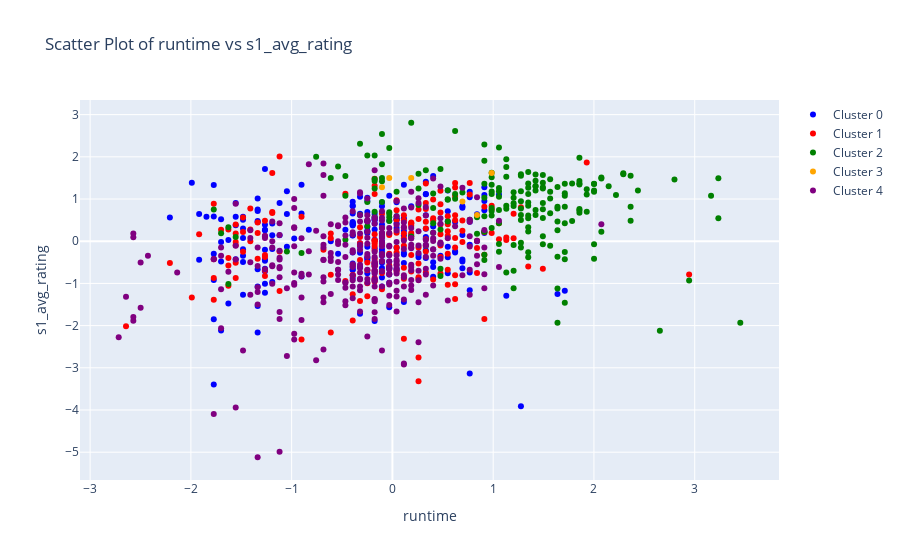
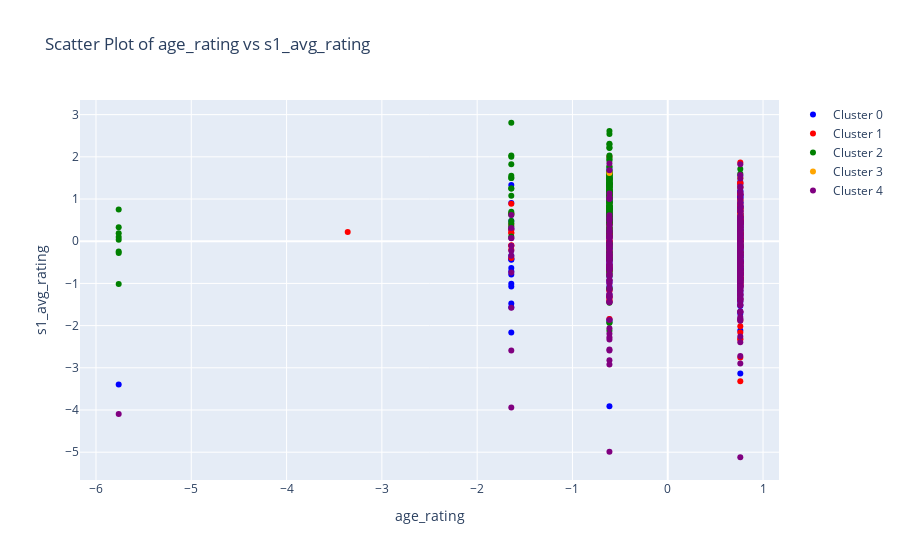
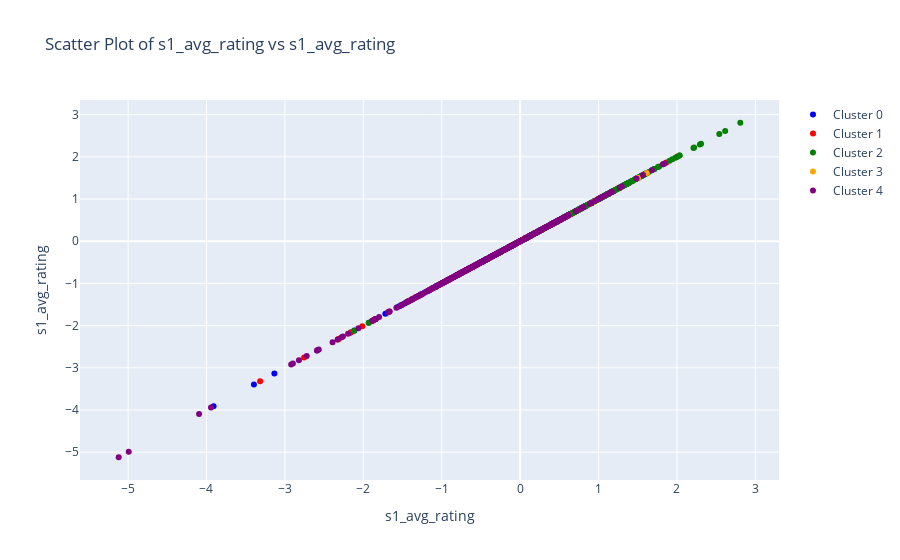
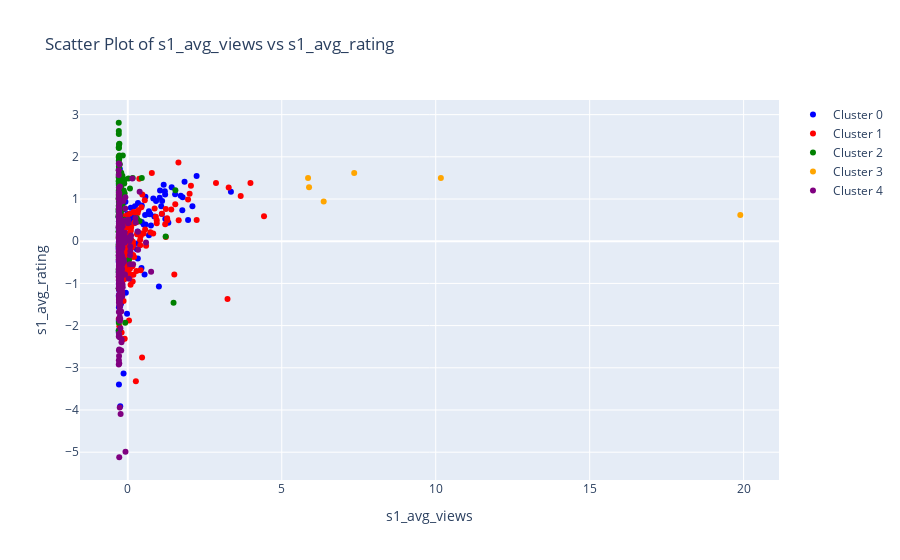

Notebook code for these charts, in order:
### Markdown cell above
### 군집3번 뭐하나가 이상하다 -> 이상치?

### Code cell
import plotly.graph_objects as go

# Create a list of variable names
variable_names = ['runtime', 'age_rating', 's1_avg_rating', 's1_avg_views', 's1_retention_rate', 'term', 'production_country_encoded']

# Define colors for each cluster
colors = ['blue', 'red', 'green', 'orange', 'purple']

# Loop through each variable and create a scatter plot for each cluster
for variable in variable_names:
    # Create an empty figure
    fig = go.Figure()

    # Loop through each cluster
    for i in range(5):  # 클러스터 개수에 맞게 수정 (여기서는 5개의 클러스터를 가정)
        # Filter data for the current cluster
        cluster_data = df_scaled_df[df_scaled_df['cluster'] == i]

        # Add scatter trace for the current cluster and variable
        fig.add_trace(go.Scatter(
            x=cluster_data[variable],
            y=cluster_data['s1_avg_rating'],
            mode='markers',
            marker=dict(color=colors[i]),
            name=f'Cluster {i}'
        ))

    # Set layout for the plot
    fig.update_layout(
        title=f"Scatter Plot of {variable} vs s1_avg_rating",
        xaxis=dict(title=variable),
        yaxis=dict(title='s1_avg_rating')
    )

    # Show plot
    fig.show()

### Figure 1 — Plotly figure (JSON) as saved in the notebook; plotly's stock layout.template omitted (floating-point values rounded to 4 significant figures; data arrays with more than 128 entries replaced by an {"elided": "..."} marker saying what was removed)
{"data": [{"marker": {"color": "blue"}, "mode": "markers", "name": "Cluster 0", "type": "scatter", "x": {"elided": "206 float values"}, "y": {"elided": "206 float values"}}, {"marker": {"color": "red"}, "mode": "markers", "name": "Cluster 1", "type": "scatter", "x": {"elided": "186 float values"}, "y": {"elided": "186 float values"}}, {"marker": {"color": "green"}, "mode": "markers", "name": "Cluster 2", "type": "scatter", "x": {"elided": "195 float values"}, "y": {"elided": "195 float values"}}, {"marker": {"color": "orange"}, "mode": "markers", "name": "Cluster 3", "type": "scatter", "x": [-0.1037, -0.03111, 0.9849, 0.6946, 0.1866, 0.8397], "y": [1.281, 1.501, 1.617, 0.9402, 1.501, 0.6213]}, {"marker": {"color": "purple"}, "mode": "markers", "name": "Cluster 4", "type": "scatter", "x": {"elided": "312 float values"}, "y": {"elided": "312 float values"}}], "layout": {"title": {"text": "Scatter Plot of runtime vs s1_avg_rating"}, "xaxis": {"title": {"text": "runtime"}}, "yaxis": {"title": {"text": "s1_avg_rating"}}}}

### Figure 2 — Plotly figure (JSON) as saved in the notebook; plotly's stock layout.template omitted (floating-point values rounded to 4 significant figures; data arrays with more than 128 entries replaced by an {"elided": "..."} marker saying what was removed)
{"data": [{"marker": {"color": "blue"}, "mode": "markers", "name": "Cluster 0", "type": "scatter", "x": {"elided": "206 float values"}, "y": {"elided": "206 float values"}}, {"marker": {"color": "red"}, "mode": "markers", "name": "Cluster 1", "type": "scatter", "x": {"elided": "186 float values"}, "y": {"elided": "186 float values"}}, {"marker": {"color": "green"}, "mode": "markers", "name": "Cluster 2", "type": "scatter", "x": {"elided": "195 float values"}, "y": {"elided": "195 float values"}}, {"marker": {"color": "orange"}, "mode": "markers", "name": "Cluster 3", "type": "scatter", "x": [0.7614, 0.7614, -0.6119, 0.7614, 0.7614, 0.7614], "y": [1.281, 1.501, 1.617, 0.9402, 1.501, 0.6213]}, {"marker": {"color": "purple"}, "mode": "markers", "name": "Cluster 4", "type": "scatter", "x": {"elided": "312 float values"}, "y": {"elided": "312 float values"}}], "layout": {"title": {"text": "Scatter Plot of age_rating vs s1_avg_rating"}, "xaxis": {"title": {"text": "age_rating"}}, "yaxis": {"title": {"text": "s1_avg_rating"}}}}

### Figure 3 — Plotly figure (JSON) as saved in the notebook; plotly's stock layout.template omitted (floating-point values rounded to 4 significant figures; data arrays with more than 128 entries replaced by an {"elided": "..."} marker saying what was removed)
{"data": [{"marker": {"color": "blue"}, "mode": "markers", "name": "Cluster 0", "type": "scatter", "x": {"elided": "206 float values"}, "y": {"elided": "206 float values"}}, {"marker": {"color": "red"}, "mode": "markers", "name": "Cluster 1", "type": "scatter", "x": {"elided": "186 float values"}, "y": {"elided": "186 float values"}}, {"marker": {"color": "green"}, "mode": "markers", "name": "Cluster 2", "type": "scatter", "x": {"elided": "195 float values"}, "y": {"elided": "195 float values"}}, {"marker": {"color": "orange"}, "mode": "markers", "name": "Cluster 3", "type": "scatter", "x": [1.281, 1.501, 1.617, 0.9402, 1.501, 0.6213], "y": [1.281, 1.501, 1.617, 0.9402, 1.501, 0.6213]}, {"marker": {"color": "purple"}, "mode": "markers", "name": "Cluster 4", "type": "scatter", "x": {"elided": "312 float values"}, "y": {"elided": "312 float values"}}], "layout": {"title": {"text": "Scatter Plot of s1_avg_rating vs s1_avg_rating"}, "xaxis": {"title": {"text": "s1_avg_rating"}}, "yaxis": {"title": {"text": "s1_avg_rating"}}}}

### Figure 4 — Plotly figure (JSON) as saved in the notebook; plotly's stock layout.template omitted (floating-point values rounded to 4 significant figures; data arrays with more than 128 entries replaced by an {"elided": "..."} marker saying what was removed)
{"data": [{"marker": {"color": "blue"}, "mode": "markers", "name": "Cluster 0", "type": "scatter", "x": {"elided": "206 float values"}, "y": {"elided": "206 float values"}}, {"marker": {"color": "red"}, "mode": "markers", "name": "Cluster 1", "type": "scatter", "x": {"elided": "186 float values"}, "y": {"elided": "186 float values"}}, {"marker": {"color": "green"}, "mode": "markers", "name": "Cluster 2", "type": "scatter", "x": {"elided": "195 float values"}, "y": {"elided": "195 float values"}}, {"marker": {"color": "orange"}, "mode": "markers", "name": "Cluster 3", "type": "scatter", "x": [5.886, 10.17, 7.353, 6.362, 5.855, 19.89], "y": [1.281, 1.501, 1.617, 0.9402, 1.501, 0.6213]}, {"marker": {"color": "purple"}, "mode": "markers", "name": "Cluster 4", "type": "scatter", "x": {"elided": "312 float values"}, "y": {"elided": "312 float values"}}], "layout": {"title": {"text": "Scatter Plot of s1_avg_views vs s1_avg_rating"}, "xaxis": {"title": {"text": "s1_avg_views"}}, "yaxis": {"title": {"text": "s1_avg_rating"}}}}
